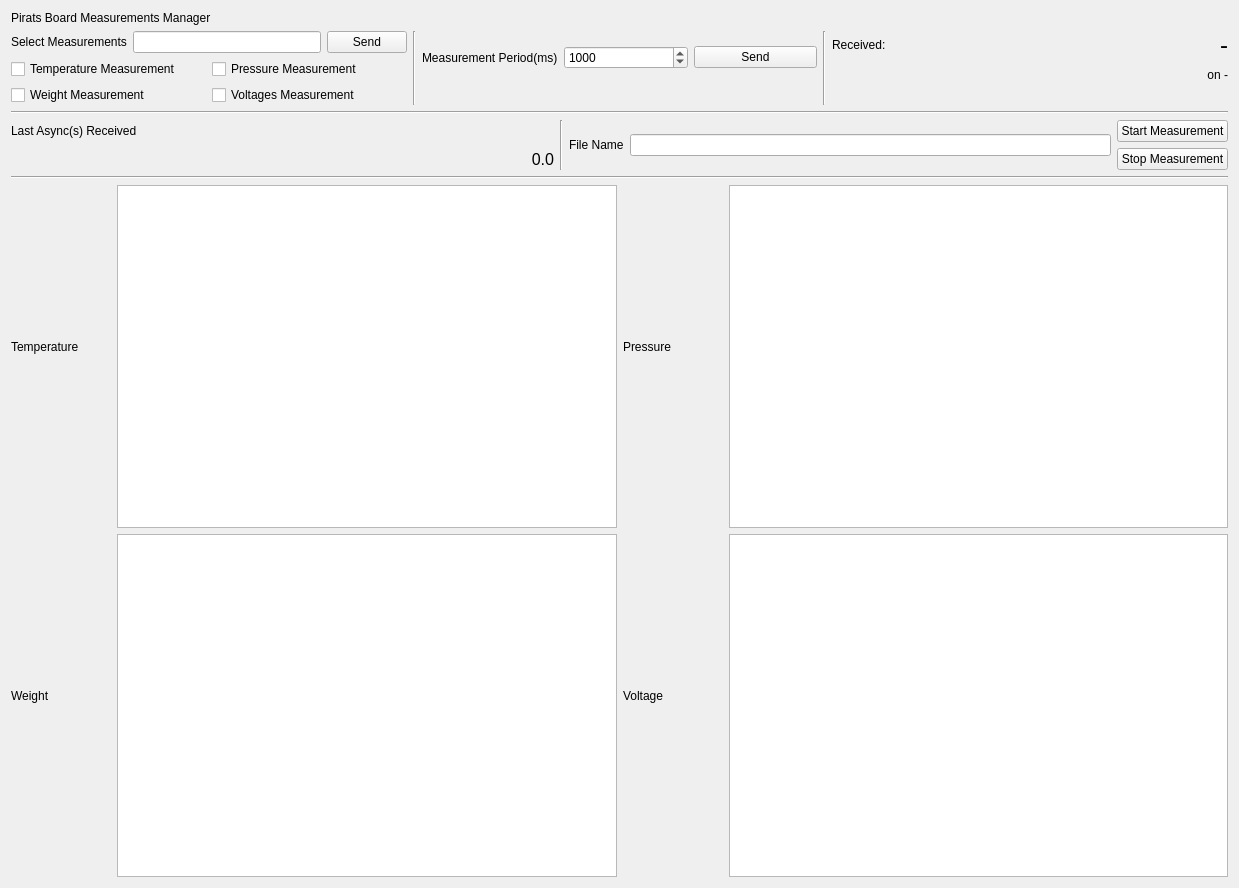
<?xml version="1.0" encoding="UTF-8"?>
<ui version="4.0">
 <class>ModuleMeasurementsBig</class>
 <widget class="QWidget" name="ModuleMeasurementsBig">
  <property name="geometry">
   <rect>
    <x>0</x>
    <y>0</y>
    <width>1239</width>
    <height>888</height>
   </rect>
  </property>
  <property name="windowTitle">
   <string>Measurements Module</string>
  </property>
  <layout class="QVBoxLayout" name="verticalLayout_11">
   <item>
    <layout class="QVBoxLayout" name="verticalLayout_8">
     <item>
      <widget class="QLabel" name="label">
       <property name="text">
        <string>Pirats Board Measurements Manager</string>
       </property>
      </widget>
     </item>
     <item>
      <layout class="QHBoxLayout" name="horizontalLayout_10">
       <item>
        <layout class="QVBoxLayout" name="verticalLayout_5">
         <item>
          <layout class="QHBoxLayout" name="horizontalLayout_11">
           <item>
            <widget class="QLabel" name="label_9">
             <property name="text">
              <string>Select Measurements</string>
             </property>
            </widget>
           </item>
           <item>
            <widget class="QLineEdit" name="ledit_measurement_set">
             <property name="text">
              <string/>
             </property>
            </widget>
           </item>
           <item>
            <widget class="QPushButton" name="pb_measurement_set">
             <property name="text">
              <string>Send</string>
             </property>
            </widget>
           </item>
          </layout>
         </item>
         <item>
          <layout class="QGridLayout" name="gridLayout">
           <item row="1" column="0">
            <widget class="QCheckBox" name="measWeightCheckBox">
             <property name="text">
              <string>Weight Measurement</string>
             </property>
            </widget>
           </item>
           <item row="0" column="0">
            <widget class="QCheckBox" name="measTempCheckBox">
             <property name="text">
              <string>Temperature Measurement</string>
             </property>
            </widget>
           </item>
           <item row="0" column="1">
            <widget class="QCheckBox" name="measPressureCheckBox">
             <property name="text">
              <string>Pressure Measurement</string>
             </property>
            </widget>
           </item>
           <item row="1" column="1">
            <widget class="QCheckBox" name="measVoltageCheckBox">
             <property name="text">
              <string>Voltages Measurement</string>
             </property>
            </widget>
           </item>
          </layout>
         </item>
        </layout>
       </item>
       <item>
        <widget class="Line" name="line_2">
         <property name="orientation">
          <enum>Qt::Vertical</enum>
         </property>
        </widget>
       </item>
       <item>
        <layout class="QVBoxLayout" name="verticalLayout_3">
         <item>
          <layout class="QHBoxLayout" name="horizontalLayout_13">
           <item>
            <widget class="QLabel" name="label_2">
             <property name="text">
              <string>Measurement Period(ms)</string>
             </property>
            </widget>
           </item>
           <item>
            <widget class="QSpinBox" name="spin_period_set">
             <property name="minimum">
              <number>10</number>
             </property>
             <property name="maximum">
              <number>10000</number>
             </property>
             <property name="singleStep">
              <number>10</number>
             </property>
             <property name="value">
              <number>1000</number>
             </property>
            </widget>
           </item>
           <item>
            <widget class="QPushButton" name="pb_period_set">
             <property name="text">
              <string>Send</string>
             </property>
            </widget>
           </item>
          </layout>
         </item>
         <item>
          <spacer name="horizontalSpacer_6">
           <property name="orientation">
            <enum>Qt::Horizontal</enum>
           </property>
           <property name="sizeHint" stdset="0">
            <size>
             <width>40</width>
             <height>20</height>
            </size>
           </property>
          </spacer>
         </item>
        </layout>
       </item>
       <item>
        <widget class="Line" name="line_6">
         <property name="orientation">
          <enum>Qt::Vertical</enum>
         </property>
        </widget>
       </item>
       <item>
        <layout class="QVBoxLayout" name="verticalLayout_6">
         <item>
          <layout class="QHBoxLayout" name="horizontalLayout_12">
           <item>
            <widget class="QLabel" name="label_10">
             <property name="text">
              <string>Received:</string>
             </property>
            </widget>
           </item>
           <item>
            <spacer name="horizontalSpacer_10">
             <property name="orientation">
              <enum>Qt::Horizontal</enum>
             </property>
             <property name="sizeHint" stdset="0">
              <size>
               <width>40</width>
               <height>20</height>
              </size>
             </property>
            </spacer>
           </item>
           <item>
            <widget class="QLabel" name="lbl_set_channel_recvd">
             <property name="minimumSize">
              <size>
               <width>150</width>
               <height>0</height>
              </size>
             </property>
             <property name="font">
              <font>
               <pointsize>18</pointsize>
              </font>
             </property>
             <property name="text">
              <string>-</string>
             </property>
             <property name="alignment">
              <set>Qt::AlignRight|Qt::AlignTrailing|Qt::AlignVCenter</set>
             </property>
            </widget>
           </item>
          </layout>
         </item>
         <item>
          <widget class="QLabel" name="lbl_set_channel_recvd_on">
           <property name="text">
            <string>on -</string>
           </property>
           <property name="alignment">
            <set>Qt::AlignRight|Qt::AlignTrailing|Qt::AlignVCenter</set>
           </property>
          </widget>
         </item>
         <item>
          <spacer name="horizontalSpacer_11">
           <property name="orientation">
            <enum>Qt::Horizontal</enum>
           </property>
           <property name="sizeHint" stdset="0">
            <size>
             <width>40</width>
             <height>20</height>
            </size>
           </property>
          </spacer>
         </item>
        </layout>
       </item>
      </layout>
     </item>
    </layout>
   </item>
   <item>
    <widget class="Line" name="line">
     <property name="orientation">
      <enum>Qt::Horizontal</enum>
     </property>
    </widget>
   </item>
   <item>
    <layout class="QHBoxLayout" name="horizontalLayout_8">
     <item>
      <layout class="QVBoxLayout" name="verticalLayout_4">
       <item>
        <layout class="QHBoxLayout" name="horizontalLayout_7">
         <item>
          <widget class="QLabel" name="label_3">
           <property name="text">
            <string>Last Async(s) Received</string>
           </property>
          </widget>
         </item>
         <item>
          <spacer name="horizontalSpacer_3">
           <property name="orientation">
            <enum>Qt::Horizontal</enum>
           </property>
           <property name="sizeHint" stdset="0">
            <size>
             <width>40</width>
             <height>20</height>
            </size>
           </property>
          </spacer>
         </item>
        </layout>
       </item>
       <item>
        <widget class="QLabel" name="lbl_last_voltage">
         <property name="minimumSize">
          <size>
           <width>0</width>
           <height>0</height>
          </size>
         </property>
         <property name="font">
          <font>
           <pointsize>12</pointsize>
          </font>
         </property>
         <property name="text">
          <string>0.0</string>
         </property>
         <property name="alignment">
          <set>Qt::AlignRight|Qt::AlignTrailing|Qt::AlignVCenter</set>
         </property>
        </widget>
       </item>
      </layout>
     </item>
     <item>
      <widget class="Line" name="line_3">
       <property name="orientation">
        <enum>Qt::Vertical</enum>
       </property>
      </widget>
     </item>
     <item>
      <layout class="QHBoxLayout" name="horizontalLayout_14">
       <item>
        <widget class="QLabel" name="label_11">
         <property name="text">
          <string>File Name</string>
         </property>
        </widget>
       </item>
       <item>
        <widget class="QLineEdit" name="ledit_filename_set"/>
       </item>
      </layout>
     </item>
     <item>
      <layout class="QVBoxLayout" name="verticalLayout_2">
       <item>
        <widget class="QPushButton" name="start_acq_btn">
         <property name="text">
          <string>Start Measurement</string>
         </property>
        </widget>
       </item>
       <item>
        <widget class="QPushButton" name="stop_acq_btn">
         <property name="text">
          <string>Stop Measurement</string>
         </property>
        </widget>
       </item>
      </layout>
     </item>
    </layout>
   </item>
   <item>
    <widget class="Line" name="line_4">
     <property name="orientation">
      <enum>Qt::Horizontal</enum>
     </property>
    </widget>
   </item>
   <item>
    <layout class="QHBoxLayout" name="horizontalLayout">
     <item>
      <layout class="QGridLayout" name="gridLayout_2">
       <item row="1" column="0">
        <layout class="QHBoxLayout" name="horizontalLayout_4">
         <item>
          <layout class="QVBoxLayout" name="verticalLayout_13">
           <item>
            <widget class="QLabel" name="label_8">
             <property name="text">
              <string>Temperature</string>
             </property>
            </widget>
           </item>
           <item>
            <spacer name="horizontalSpacer_2">
             <property name="orientation">
              <enum>Qt::Horizontal</enum>
             </property>
             <property name="sizeType">
              <enum>QSizePolicy::Fixed</enum>
             </property>
             <property name="sizeHint" stdset="0">
              <size>
               <width>100</width>
               <height>20</height>
              </size>
             </property>
            </spacer>
           </item>
          </layout>
         </item>
         <item>
          <widget class="PlotWidget" name="tempGraph"/>
         </item>
        </layout>
       </item>
       <item row="3" column="1">
        <layout class="QHBoxLayout" name="horizontalLayout_6">
         <item>
          <layout class="QVBoxLayout" name="verticalLayout_15">
           <item>
            <widget class="QLabel" name="label_4">
             <property name="text">
              <string>Voltage</string>
             </property>
            </widget>
           </item>
           <item>
            <spacer name="horizontalSpacer_5">
             <property name="orientation">
              <enum>Qt::Horizontal</enum>
             </property>
             <property name="sizeType">
              <enum>QSizePolicy::Fixed</enum>
             </property>
             <property name="sizeHint" stdset="0">
              <size>
               <width>100</width>
               <height>20</height>
              </size>
             </property>
            </spacer>
           </item>
          </layout>
         </item>
         <item>
          <widget class="PlotWidget" name="voltageGraph"/>
         </item>
        </layout>
       </item>
       <item row="1" column="1">
        <layout class="QHBoxLayout" name="horizontalLayout_5">
         <item>
          <layout class="QVBoxLayout" name="verticalLayout_14">
           <item>
            <widget class="QLabel" name="label_5">
             <property name="text">
              <string>Pressure</string>
             </property>
            </widget>
           </item>
           <item>
            <spacer name="horizontalSpacer_4">
             <property name="orientation">
              <enum>Qt::Horizontal</enum>
             </property>
             <property name="sizeType">
              <enum>QSizePolicy::Fixed</enum>
             </property>
             <property name="sizeHint" stdset="0">
              <size>
               <width>100</width>
               <height>20</height>
              </size>
             </property>
            </spacer>
           </item>
          </layout>
         </item>
         <item>
          <widget class="PlotWidget" name="pressureGraph"/>
         </item>
        </layout>
       </item>
       <item row="3" column="0">
        <layout class="QHBoxLayout" name="horizontalLayout_3">
         <item>
          <layout class="QVBoxLayout" name="verticalLayout_12">
           <item>
            <widget class="QLabel" name="label_6">
             <property name="text">
              <string>Weight</string>
             </property>
            </widget>
           </item>
           <item>
            <spacer name="horizontalSpacer">
             <property name="orientation">
              <enum>Qt::Horizontal</enum>
             </property>
             <property name="sizeType">
              <enum>QSizePolicy::Fixed</enum>
             </property>
             <property name="sizeHint" stdset="0">
              <size>
               <width>100</width>
               <height>20</height>
              </size>
             </property>
            </spacer>
           </item>
          </layout>
         </item>
         <item>
          <widget class="PlotWidget" name="weightGraph"/>
         </item>
        </layout>
       </item>
      </layout>
     </item>
    </layout>
   </item>
  </layout>
 </widget>
 <customwidgets>
  <customwidget>
   <class>PlotWidget</class>
   <extends>QGraphicsView</extends>
   <header>pyqtgraph</header>
  </customwidget>
 </customwidgets>
 <resources/>
 <connections/>
</ui>
